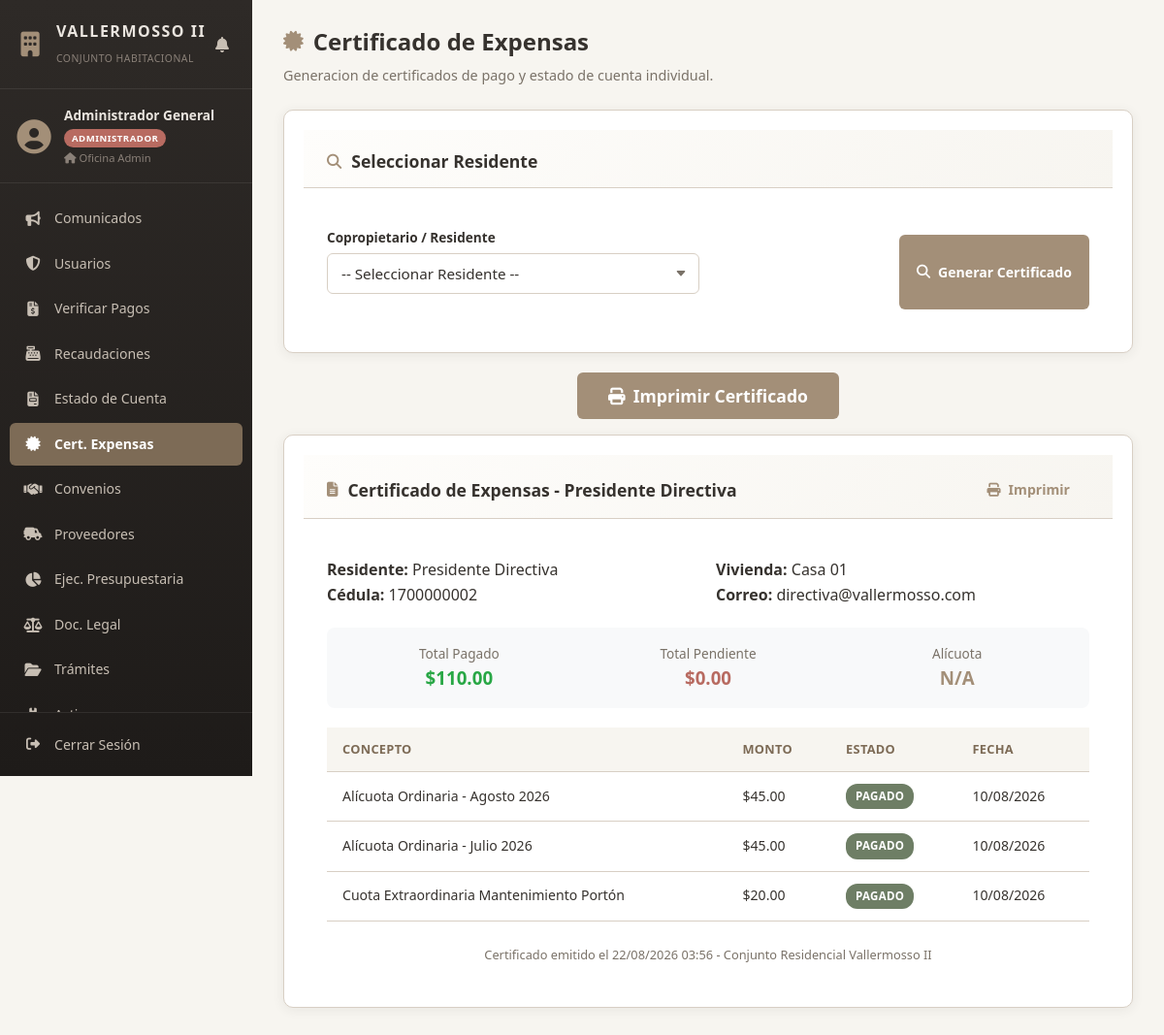
Screenshot of /deploy/views/administrador/certificado_expensas.php?id_usuario=2 (signed in) with the database file from the repository.
### tables this page shows
CREATE TABLE `usuarios` (
  `id_usuario` int(11) NOT NULL AUTO_INCREMENT,
  `cedula` varchar(15) NOT NULL,
  `nombres` varchar(120) NOT NULL,
  `correo` varchar(100) NOT NULL,
  `telefono_whatsapp` varchar(20) NOT NULL,
  `numero_vivienda` varchar(20) NOT NULL,
  `rol` enum('RESIDENTE','ADMINISTRADOR','DIRECTIVA') NOT NULL DEFAULT 'RESIDENTE',
  `puesto_casa` varchar(50) DEFAULT NULL,
  `clave_hash` varchar(255) NOT NULL,
  `estado` enum('ACTIVO','INACTIVO') DEFAULT 'ACTIVO',
  `creado_en` timestamp NOT NULL DEFAULT current_timestamp(),
  `created_at` timestamp NOT NULL DEFAULT current_timestamp(),
  PRIMARY KEY (`id_usuario`),
  UNIQUE KEY `cedula` (`cedula`),
  UNIQUE KEY `correo` (`correo`)
);

CREATE TABLE `pagos` (
  `id_pago` int(11) NOT NULL AUTO_INCREMENT,
  `id_usuario` int(11) NOT NULL,
  `concepto` varchar(150) NOT NULL,
  `monto` decimal(10,2) NOT NULL,
  `fecha_vencimiento` date NOT NULL,
  `estado` enum('PENDIENTE','EN_REVISION','PAGADO','RECHAZADO') DEFAULT 'PENDIENTE',
  `comprobante_url` varchar(255) DEFAULT NULL,
  `fecha_subida` datetime DEFAULT NULL,
  `created_at` timestamp NOT NULL DEFAULT current_timestamp(),
  PRIMARY KEY (`id_pago`),
  KEY `id_usuario` (`id_usuario`),
  CONSTRAINT `pagos_ibfk_1` FOREIGN KEY (`id_usuario`) REFERENCES `usuarios` (`id_usuario`) ON DELETE CASCADE
);

### deploy/views/administrador/certificado_expensas.php (the view, shortened to what this page needs)
<?php
$db = Database::obtenerConexion();
$usuarioSeleccionado = null;
$pagosUsuario = [];
$totalPagado = 0;
$totalPendiente = 0;
$numVivienda = '';
if (isset($_GET['id_usuario']) && $_GET['id_usuario'] > 0) {
    $idSel = (int)$_GET['id_usuario'];
    $stmtUser = $db->prepare("SELECT * FROM usuarios WHERE id_usuario = :id");
    $stmtUser->execute([':id' => $idSel]);
    $usuarioSeleccionado = $stmtUser->fetch(PDO::FETCH_ASSOC);
    if ($usuarioSeleccionado) {
        $numVivienda = $usuarioSeleccionado['numero_vivienda'] ?? 'S/N';
        $stmtPagos = $db->prepare("SELECT * FROM pagos WHERE id_usuario = :id_usuario ORDER BY created_at DESC");
        $stmtPagos->execute([':id_usuario' => $idSel]);
        $pagosUsuario = $stmtPagos->fetchAll(PDO::FETCH_ASSOC);
        foreach ($pagosUsuario as $p) {
            if ($p['estado'] === 'APROBADO' || $p['estado'] === 'PAGADO') {
                $totalPagado += $p['monto'];
            } else {
                $totalPendiente += $p['monto'];
            }
        }
    }
}
?>
<!DOCTYPE html>
<html lang="es">
<head>
    <link rel="stylesheet" href="../../public/css/style.css">
    <link rel="stylesheet" href="https://cdnjs.cloudflare.com/ajax/libs/font-awesome/6.4.0/css/all.min.css">
</head>
<body>
<div class="app-layout">
    <?php include_once __DIR__ . '/../sidebar.php'; ?>
    <main class="main-content">
        <header class="content-header">
            <h1><i class="fa-solid fa-certificate"></i> Certificado de Expensas</h1>
            <p class="subtitle">Generacion de certificados de pago y estado de cuenta individual.</p>
        </header>
        <section class="card">
            <div class="card-header">
                <h2><i class="fa-solid fa-magnifying-glass"></i> Seleccionar Residente</h2>
            </div>
            <div class="card-body">
                <form method="GET" class="grid-form">
                    <div class="form-group">
                        <label for="id_usuario">Copropietario / Residente</label>
                        <select id="id_usuario" name="id_usuario" class="form-control" required>
                            <option value="">-- Seleccionar Residente --</option>
                        </select>
                    </div>
                    <div class="form-actions">
                        <button type="submit" class="btn btn-primary"><i class="fa-solid fa-search"></i> Generar Certificado</button>
                    </div>
                </form>
            </div>
        </section>
        <?php if ($usuarioSeleccionado): ?>
        <div class="certificado-actions no-print" style="text-align: center; margin-bottom: 16px;">
            <button onclick="window.print()" class="btn btn-primary" style="padding: 12px 32px; font-size: 1.1rem;">
                <i class="fa-solid fa-print"></i> Imprimir Certificado
            </button>
        </div>
        <section class="card" id="certificado-area">
            <div class="card-header" style="justify-content: space-between;">
                <h2><i class="fa-solid fa-file-lines"></i> Certificado de Expensas - <?= htmlspecialchars($usuarioSeleccionado['nombres']) ?></h2>
                <button onclick="window.print()" class="btn btn-outline-primary" style="padding: 8px 20px; font-weight: 600;"><i class="fa-solid fa-print"></i> Imprimir</button>
            </div>
            <div class="card-body">
                <div style="display: grid; grid-template-columns: 1fr 1fr; gap: 16px; margin-bottom: 20px;">
                    <div>
                        <p><strong>Residente:</strong> <?= htmlspecialchars($usuarioSeleccionado['nombres']) ?></p>
                        <p><strong>Cédula:</strong> <?= htmlspecialchars($usuarioSeleccionado['cedula'] ?? 'N/A') ?></p>
                    </div>
                    <div>
                        <p><strong>Vivienda:</strong> <?= htmlspecialchars($numVivienda) ?></p>
                        <p><strong>Correo:</strong> <?= htmlspecialchars($usuarioSeleccionado['correo'] ?? 'N/A') ?></p>
                    </div>
                </div>
                <div style="display: grid; grid-template-columns: 1fr 1fr 1fr; gap: 16px; margin-bottom: 20px; padding: 16px; background: var(--bg-secondary, #f8f9fa); border-radius: 8px;">
                    <div style="text-align: center;">
                        <p style="color: var(--text-muted); font-size: 0.85rem;">Total Pagado</p>
                        <h3 style="color: var(--success, #28a745);">$<?= number_format($totalPagado, 2) ?></h3>
                    </div>
                    <div style="text-align: center;">
                        <p style="color: var(--text-muted); font-size: 0.85rem;">Total Pendiente</p>
                        <h3 style="color: var(--danger, #dc3545);">$<?= number_format($totalPendiente, 2) ?></h3>
                    </div>
                    <div style="text-align: center;">
                        <p style="color: var(--text-muted); font-size: 0.85rem;">Alícuota</p>
                        <h3 style="color: var(--primary, #4a6cf7);"><?= htmlspecialchars($usuarioSeleccionado['alicuota'] ?? 'N/A') ?></h3>
                    </div>
                </div>
                <div class="table-responsive">
                    <table class="table">
                        <thead>
                            <tr>
                                <th>Concepto</th>
                                <th>Monto</th>
                                <th>Estado</th>
                                <th>Fecha</th>
                            </tr>
                        </thead>
                        <tbody>
                            <?php if (empty($pagosUsuario)): ?>
                                <tr>
                                    <td colspan="4" class="text-center">No hay registros de pagos para este residente.</td>
                                </tr>
                            <?php else: ?>
                                <?php foreach ($pagosUsuario as $p): ?>
                                    <tr>
                                        <td><?= htmlspecialchars($p['concepto']) ?></td>
                                        <td>$<?= number_format($p['monto'], 2) ?></td>
                                        <td>
                                            <?php
                                                $badge = 'badge-warning';
                                                if ($p['estado'] === 'APROBADO' || $p['estado'] === 'PAGADO') $badge = 'badge-success';
                                                elseif ($p['estado'] === 'RECHAZADO') $badge = 'badge-danger';
                                            ?>
                                            <span class="badge <?= $badge ?>"><?= htmlspecialchars($p['estado']) ?></span>
                                        </td>
                                        <td><?= date('d/m/Y', strtotime($p['created_at'])) ?></td>
                                    </tr>
                                <?php endforeach; ?>
                            <?php endif; ?>
                        </tbody>
                    </table>
                </div>
                <div style="margin-top: 24px; text-align: center; color: var(--text-muted); font-size: 0.8rem;">
                    <p>Certificado emitido el <?= date('d/m/Y H:i') ?> - Conjunto Residencial Vallermosso II</p>
                </div>
            </div>
        </section>
        <?php endif; ?>
    </main>
</div>
</body>
</html>

### deploy/public/css/style.css (style rules this page uses)
:root { --bg-main: #F7F5F0; --bg-card: #FFFFFF; --primary: #A38F78; --primary-dark: #7D6B56; --secondary: #D8CFC4; --accent: #6E7E65; --danger: #B86B61; --text-main: #36322E; --text-muted: #7A7268; --sidebar-bg: #2E2A27; --sidebar-hover: #3E3732; --sidebar-active: #4A3F38; --sidebar-text: #C8BFB4; --sidebar-text-active: #FFFFFF; --sidebar-width: 260px; --sidebar-collapsed-width: 70px; --shadow: 0 2px 12px rgba(54, 50, 46, 0.08); --shadow-lg: 0 8px 24px rgba(54, 50, 46, 0.12); --radius: 10px; --radius-sm: 6px; --transition: all 0.3s cubic-bezier(0.4, 0, 0.2, 1); }
* { box-sizing: border-box; margin: 0; padding: 0; font-family: 'Segoe UI', Tahoma, Geneva, Verdana, sans-serif; }
body { background-color: var(--bg-main); color: var(--text-main); line-height: 1.6; overflow-x: hidden; }
.app-layout { display: flex; min-height: 100vh; }
.main-content { flex: 1; margin-left: var(--sidebar-width); padding: 30px; transition: var(--transition); min-height: 100vh; }
.content-header { margin-bottom: 28px; }
.content-header h1 { font-size: 1.5rem; font-weight: 700; color: var(--primary-dark); margin-bottom: 4px; display: flex; align-items: center; gap: 10px; }
.content-header h1 i { color: var(--primary); font-size: 1.3rem; }
.content-header .subtitle { color: var(--text-muted); font-size: 0.9rem; }
.card { background: var(--bg-card); border: 1px solid var(--secondary); border-radius: var(--radius); box-shadow: var(--shadow); overflow: hidden; margin-bottom: 24px; }
.card-header { padding: 18px 24px; border-bottom: 1px solid var(--secondary); background: linear-gradient(135deg, #FEFDFB 0%, #F7F5F0 100%); }
.card-header h2 { font-size: 1.05rem; font-weight: 700; color: var(--primary-dark); display: flex; align-items: center; gap: 10px; margin: 0; }
.card-header h2 i { color: var(--primary); font-size: 0.95rem; }
.card-body { padding: 24px; }
.grid-form { display: grid; grid-template-columns: 1fr; gap: 18px; }
@media (min-width: 768px) { .grid-form { grid-template-columns: 1fr 1fr; } }
.form-group label { display: block; font-weight: 600; font-size: 0.85rem; color: var(--text-main); margin-bottom: 6px; }
.form-control { width: 100%; padding: 10px 14px; border: 1.5px solid var(--secondary); border-radius: var(--radius-sm); background-color: #FDFCFB; color: var(--text-main); font-size: 0.92rem; outline: none; transition: var(--transition); }
select.form-control { appearance: none; background-repeat: no-repeat; background-position: right 12px center; padding-right: 36px; }
.form-actions { display: flex; gap: 10px; justify-content: flex-end; padding-top: 8px; }
.btn { display: inline-flex; align-items: center; gap: 8px; padding: 10px 20px; font-size: 0.9rem; font-weight: 600; border: none; border-radius: var(--radius-sm); cursor: pointer; text-decoration: none; text-align: center; transition: var(--transition); white-space: nowrap; }
.btn-primary { background-color: var(--primary); color: #FFFFFF; }
.btn-outline-primary { background: transparent; border: 1.5px solid var(--primary); color: var(--primary); }
.table-responsive { overflow-x: auto; -webkit-overflow-scrolling: touch; }
.table { width: 100%; border-collapse: collapse; }
.table th, .table td { padding: 12px 16px; text-align: left; border-bottom: 1px solid var(--secondary); font-size: 0.88rem; }
.table th { background-color: var(--bg-main); color: var(--primary-dark); font-weight: 700; font-size: 0.8rem; text-transform: uppercase; letter-spacing: 0.3px; white-space: nowrap; }
.badge { display: inline-block; padding: 4px 10px; border-radius: 12px; font-size: 0.72rem; font-weight: 700; text-transform: uppercase; letter-spacing: 0.3px; white-space: nowrap; }
.badge-success { background: #E8F2E4; color: #3D6B30; }

### rows the page displays
usuarios: nombres "Presidente Directiva", cedula "1700000002", numero_vivienda "Casa 01", correo "directiva@vallermosso.com"
pagos: concepto "Alícuota Ordinaria - Agosto 2026", monto "45.00", estado "PAGADO", created_at "10/08/2026"
pagos: concepto "Alícuota Ordinaria - Julio 2026", monto "45.00", estado "PAGADO", created_at "10/08/2026"
pagos: concepto "Cuota Extraordinaria Mantenimiento Portón", monto "20.00", estado "PAGADO", created_at "10/08/2026"

### other values shown
$nombre "Administrador General"
$rol "ADMINISTRADOR"
$vivienda "Oficina Admin"
$item['label'] "Comunicados"
$item['label'] "Usuarios"
$item['label'] "Verificar Pagos"
$item['label'] "Recaudaciones"
$item['label'] "Estado de Cuenta"
$item['label'] "Cert. Expensas"
$item['label'] "Convenios"
$item['label'] "Proveedores"
$item['label'] "Ejec. Presupuestaria"
$item['label'] "Doc. Legal"
$item['label'] "Trámites"
$totalPagado "110.00"
